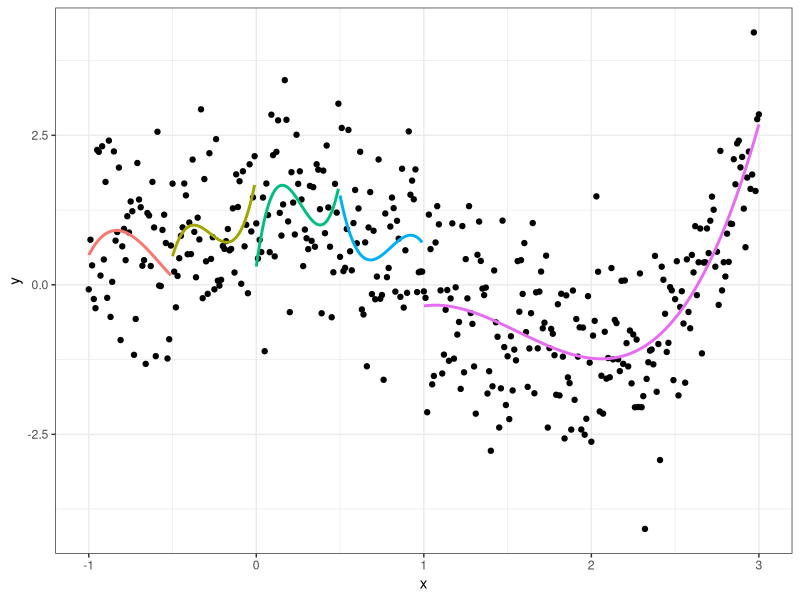
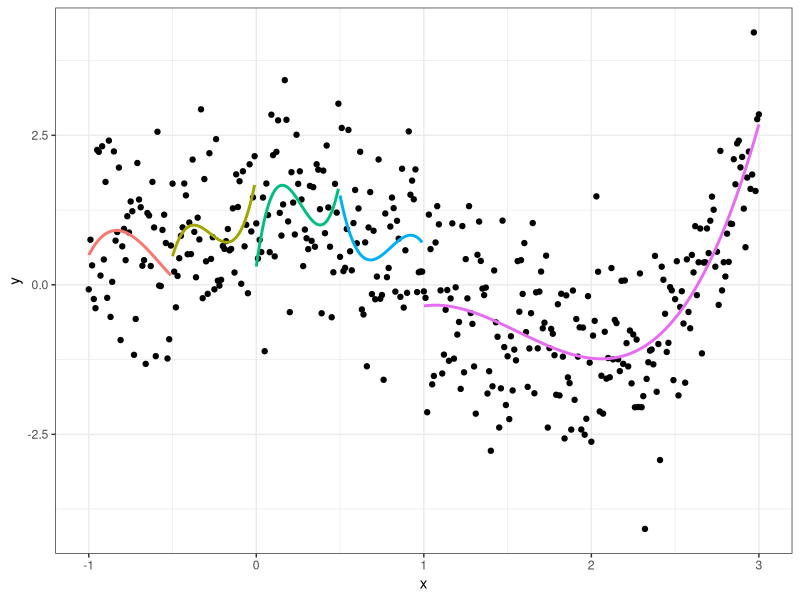

The R script that drew these images, in order:
# Tese de Doutorado
# Estratégias para análise de dados de poluição do ar
# Junho de 2018
# William Nilson de Amorim

library(tidyverse)
set.seed("5893524")

# exemplo-splines

a <- 1
b <- 0.4
c <- - 0.8
d <- - 0.6
e <- 0.3

x <- seq(-1, 3, 0.01)
erro <- rnorm(length(x))
y <- a + b*x + c*x^2 + d*x^3 + e*x^4 + erro

df <- tibble(
  x = x,
  y = y,
  knot = case_when(
    x < -0.5 ~ 1,
    x < 0 ~ 2,
    x < 0.5 ~ 3,
    x < 1 ~ 4,
    TRUE ~ 5
  )
)

ggplot(df, aes(x = x, y = y)) +
  geom_point() +
  geom_smooth(
    aes(color = as.factor(knot), group = as.factor(knot)),
    show.legend = FALSE,
    se = FALSE,
    method = "lm",
    formula = "y ~ poly(x, 3)"
  ) +
  theme_bw()
ggsave(filename = "text/figuras/cap-regressao-exemplo-splines.pdf", 
       width = 6, height = 4)
